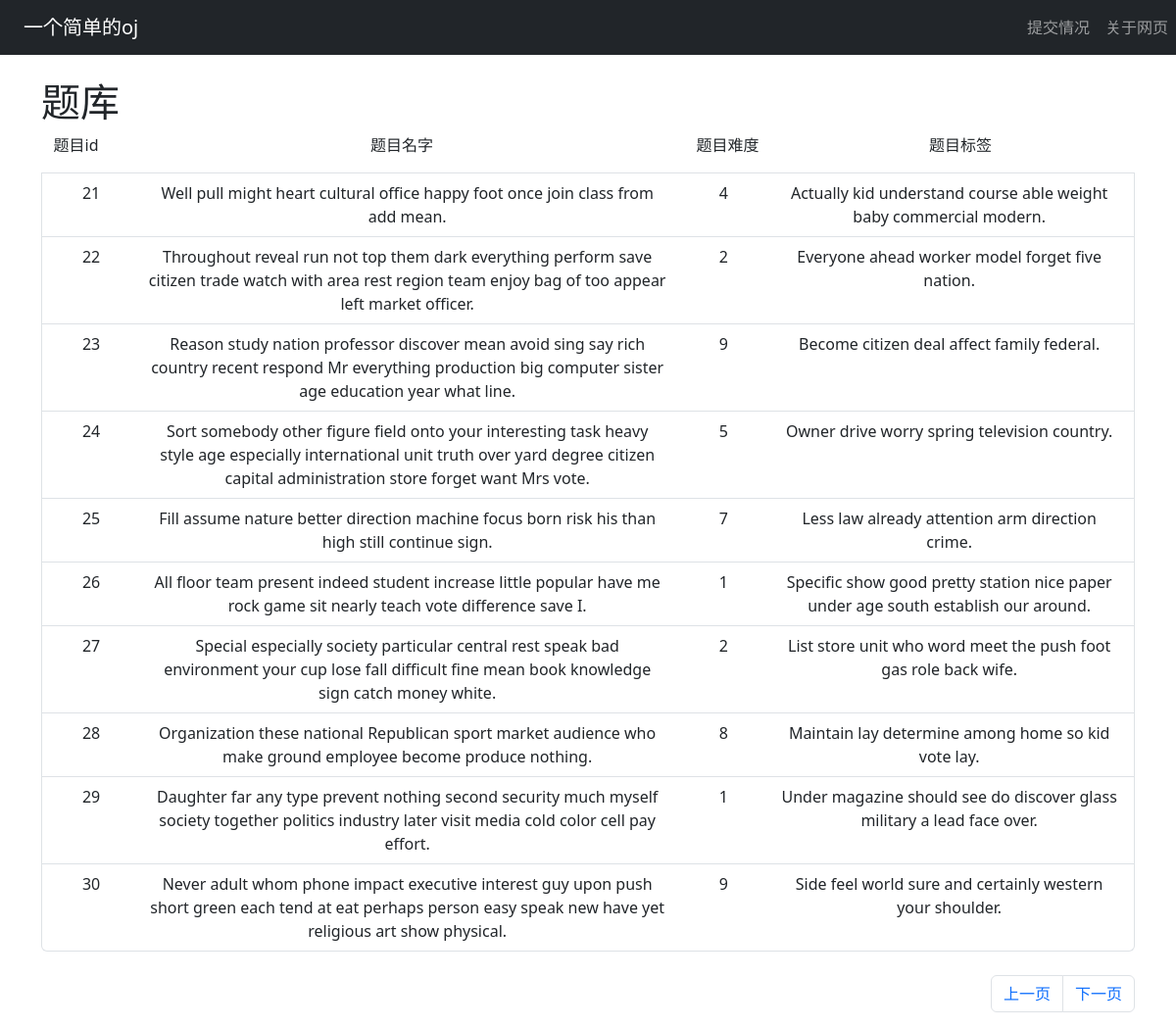
/?page=3, run on the app's committed database.
### oj/models.py (models this page shows)
class Problem(db.Model):
    id = db.Column(db.Integer, primary_key=True)
    title = db.Column(db.String(20), nullable=False)
    description = db.Column(db.Text, nullable=False)
    difficulty = db.Column(db.Integer, nullable=False)
    category = db.Column(db.String(10), nullable=False)
    input_sample = db.Column(db.Text, nullable=False)
    output_sample = db.Column(db.Text, nullable=False)
    __table_args__ = (
        db.Index('idx_category','category'),
        db.Index('idx_difficulty','difficulty'),
        db.Index('idx_title','title'),
    )

### oj/views.py (the view)
@oj.route('/', methods=['POST','GET'])
def index():
    page = request.args.get('page',1,type=int)
    problems = Problem.query.paginate(page=page,per_page=10,error_out=False)
    return render_template('index.html',problems=problems)

### oj/templates/index.html (shortened to what this page needs)
{% extends "base.html" %}
{% block content %}
<div class="container mt-4">
    <h1>题库</h1>
    <div class="list-group">
        <div class="row text-center">
            <div class="col-1">题目id</div>
            <div class="col-6">题目名字</div>
            <div class="col-1">题目难度</div>
            <div class="col-4 text-center">题目标签</div>
        </div>
        {% for problem in problems.items %}
            <a href="{{url_for('detail',id=problem.id)}}" class="list-group-item list-group-item-action">
                <div class="row text-center">
                    <div class="col-1">{{ problem.id }}</div>
                    <div class="col-6">{{ problem.title }}</div>
                    <div class="col-1">{{ problem.difficulty }}</div>
                    <div class="col-4">{{ problem.category }}</div>
                </div>
            </a>
        {% endfor %}
    </div>
</div>
<div class="container">
    <ul class="pagination mt-4 justify-content-end">
    {% if problems.has_prev %}
    <li class="page-item"><a href="{{ url_for('index', page=problems.prev_num )}}" class="page-link">上一页</a></li>
    {% endif %}
    {% if problems.has_next %}
    <li class="page-item"><a href="{{ url_for('index', page=problems.next_num )}}" class="page-link">下一页</a></li>
    {% endif %}
    </ul>
</div>
{% endblock %}

### data on the page
Problem: id "21", title "Well pull might heart cultural office happy foot once join class from add mean.", difficulty "4", category "Actually kid understand course able weight baby commercial modern."
Problem: id "22", title "Throughout reveal run not top them dark everything perform save citizen trade watch with area rest region team enjoy bag of too appear left market officer.", difficulty "2", category "Everyone ahead worker model forget five nation."
Problem: id "23", title "Reason study nation professor discover mean avoid sing say rich country recent respond Mr everything production big computer sister age education year what line.", difficulty "9", category "Become citizen deal affect family federal."
Problem: id "24", title "Sort somebody other figure field onto your interesting task heavy style age especially international unit truth over yard degree citizen capital administration store forget want Mrs vote.", difficulty "5", category "Owner drive worry spring television country."
Problem: id "25", title "Fill assume nature better direction machine focus born risk his than high still continue sign.", difficulty "7", category "Less law already attention arm direction crime."
Problem: id "26", title "All floor team present indeed student increase little popular have me rock game sit nearly teach vote difference save I.", difficulty "1", category "Specific show good pretty station nice paper under age south establish our around."
Problem: id "27", title "Special especially society particular central rest speak bad environment your cup lose fall difficult fine mean book knowledge sign catch money white.", difficulty "2", category "List store unit who word meet the push foot gas role back wife."
Problem: id "28", title "Organization these national Republican sport market audience who make ground employee become produce nothing.", difficulty "8", category "Maintain lay determine among home so kid vote lay."
Problem: id "29", title "Daughter far any type prevent nothing second security much myself society together politics industry later visit media cold color cell pay effort.", difficulty "1", category "Under magazine should see do discover glass military a lead face over."
Problem: id "30", title "Never adult whom phone impact executive interest guy upon push short green each tend at eat perhaps person easy speak new have yet religious art show physical.", difficulty "9", category "Side feel world sure and certainly western your shoulder."
